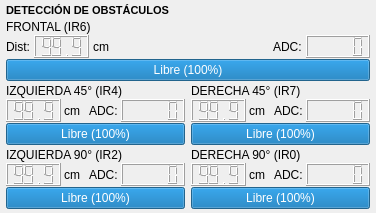
            <widget class="QFrame" name="frame_obstacle_readings">
             <layout class="QVBoxLayout" name="verticalLayout_obstacle_readings">
              <property name="spacing">
               <number>3</number>
              </property>
              <property name="leftMargin">
               <number>6</number>
              </property>
              <property name="topMargin">
               <number>4</number>
              </property>
              <property name="rightMargin">
               <number>6</number>
              </property>
              <property name="bottomMargin">
               <number>4</number>
              </property>
              <item>
               <widget class="QLabel" name="label_title_obstacle_readings">
                <property name="font">
                 <font>
                  <pointsize>8</pointsize>
                  <bold>true</bold>
                 </font>
                </property>
                <property name="text">
                 <string>DETECCIÓN DE OBSTÁCULOS</string>
                </property>
               </widget>
              </item>
              <item>
               <layout class="QVBoxLayout" name="verticalLayout_ir7">
                <property name="spacing">
                 <number>1</number>
                </property>
                <item>
                 <widget class="QLabel" name="ir7_label">
                  <property name="text">
                   <string>FRONTAL (IR6)</string>
                  </property>
                 </widget>
                </item>
                <item>
                 <layout class="QHBoxLayout" name="horizontalLayout_ir7_data">
                  <property name="spacing">
                   <number>4</number>
                  </property>
                  <item>
                   <widget class="QLabel" name="ir7_dist_label">
                    <property name="text">
                     <string>Dist:</string>
                    </property>
                   </widget>
                  </item>
                  <item>
                   <widget class="QLCDNumber" name="ir7_cm_data">
                    <property name="digitCount">
                     <number>4</number>
                    </property>
                    <property name="value" stdset="0">
                     <double>99.900000000000006</double>
                    </property>
                   </widget>
                  </item>
                  <item>
                   <widget class="QLabel" name="ir7_cm_unit">
                    <property name="text">
                     <string>cm</string>
                    </property>
                   </widget>
                  </item>
                  <item>
                   <spacer name="spacer_ir7">
                    <property name="orientation">
                     <enum>Qt::Orientation::Horizontal</enum>
                    </property>
                    <property name="sizeHint" stdset="0">
                     <size>
                      <width>10</width>
                      <height>10</height>
                     </size>
                    </property>
                   </spacer>
                  </item>
                  <item>
                   <widget class="QLabel" name="ir7_raw_tag">
                    <property name="text">
                     <string>ADC:</string>
                    </property>
                   </widget>
                  </item>
                  <item>
                   <widget class="QLCDNumber" name="ir7_data">
                    <property name="digitCount">
                     <number>5</number>
                    </property>
                   </widget>
                  </item>
                 </layout>
                </item>
                <item>
                 <widget class="QProgressBar" name="bar_ir7">
                  <property name="maximum">
                   <number>100</number>
                  </property>
                  <property name="value">
                   <number>100</number>
                  </property>
                  <property name="alignment">
                   <set>Qt::AlignmentFlag::AlignCenter</set>
                  </property>
                  <property name="textVisible">
                   <bool>true</bool>
                  </property>
                  <property name="format">
                   <string>Libre (100%)</string>
                  </property>
                 </widget>
                </item>
               </layout>
              </item>
              <item>
               <layout class="QHBoxLayout" name="horizontalLayout_ir_45">
                <property name="spacing">
                 <number>6</number>
                </property>
                <item>
                 <layout class="QVBoxLayout" name="verticalLayout_ir5">
                  <property name="spacing">
                   <number>1</number>
                  </property>
                  <item>
                   <widget class="QLabel" name="ir5_label">
                    <property name="text">
                     <string>IZQUIERDA 45° (IR4)</string>
                    </property>
                   </widget>
                  </item>
                  <item>
                   <layout class="QHBoxLayout" name="horizontalLayout_ir5_data">
                    <property name="spacing">
                     <number>3</number>
                    </property>
                    <item>
                     <widget class="QLCDNumber" name="ir5_cm_data">
                      <property name="digitCount">
                       <number>4</number>
                      </property>
                      <property name="value" stdset="0">
                       <double>99.900000000000006</double>
                      </property>
                     </widget>
                    </item>
                    <item>
                     <widget class="QLabel" name="ir5_cm_unit">
                      <property name="text">
                       <string>cm</string>
                      </property>
                     </widget>
                    </item>
                    <item>
                     <spacer name="spacer_ir5">
                      <property name="orientation">
                       <enum>Qt::Orientation::Horizontal</enum>
                      </property>
                      <property name="sizeHint" stdset="0">
                       <size>
                        <width>6</width>
                        <height>10</height>
                       </size>
                      </property>
                     </spacer>
                    </item>
                    <item>
                     <widget class="QLabel" name="ir5_raw_tag">
                      <property name="text">
                       <string>ADC:</string>
                      </property>
                     </widget>
                    </item>
                    <item>
                     <widget class="QLCDNumber" name="ir5_data">
                      <property name="digitCount">
                       <number>5</number>
                      </property>
                     </widget>
                    </item>
                   </layout>
                  </item>
                  <item>
                   <widget class="QProgressBar" name="bar_ir5">
                    <property name="maximum">
                     <number>100</number>
                    </property>
                    <property name="value">
                     <number>100</number>
                    </property>
                    <property name="alignment">
                     <set>Qt::AlignmentFlag::AlignCenter</set>
                    </property>
                    <property name="textVisible">
                     <bool>true</bool>
                    </property>
                    <property name="format">
                     <string>Libre (100%)</string>
                    </property>
                   </widget>
                  </item>
                 </layout>
                </item>
                <item>
                 <layout class="QVBoxLayout" name="verticalLayout_ir8">
                  <property name="spacing">
                   <number>1</number>
                  </property>
                  <item>
                   <widget class="QLabel" name="ir8_label">
                    <property name="text">
                     <string>DERECHA 45° (IR7)</string>
                    </property>
                   </widget>
                  </item>
                  <item>
                   <layout class="QHBoxLayout" name="horizontalLayout_ir8_data">
                    <property name="spacing">
                     <number>3</number>
                    </property>
                    <item>
                     <widget class="QLCDNumber" name="ir8_cm_data">
                      <property name="digitCount">
                       <number>4</number>
                      </property>
                      <property name="value" stdset="0">
                       <double>99.900000000000006</double>
                      </property>
                     </widget>
                    </item>
                    <item>
                     <widget class="QLabel" name="ir8_cm_unit">
                      <property name="text">
                       <string>cm</string>
                      </property>
                     </widget>
                    </item>
                    <item>
                     <spacer name="spacer_ir8">
                      <property name="orientation">
                       <enum>Qt::Orientation::Horizontal</enum>
                      </property>
                      <property name="sizeHint" stdset="0">
                       <size>
                        <width>6</width>
                        <height>10</height>
                       </size>
                      </property>
                     </spacer>
                    </item>
                    <item>
                     <widget class="QLabel" name="ir8_raw_tag">
                      <property name="text">
                       <string>ADC:</string>
                      </property>
                     </widget>
                    </item>
                    <item>
                     <widget class="QLCDNumber" name="ir8_data">
                      <property name="digitCount">
                       <number>5</number>
                      </property>
                     </widget>
                    </item>
                   </layout>
                  </item>
                  <item>
                   <widget class="QProgressBar" name="bar_ir8">
                    <property name="maximum">
                     <number>100</number>
                    </property>
                    <property name="value">
                     <number>100</number>
                    </property>
                    <property name="alignment">
                     <set>Qt::AlignmentFlag::AlignCenter</set>
                    </property>
                    <property name="textVisible">
                     <bool>true</bool>
                    </property>
                    <property name="format">
                     <string>Libre (100%)</string>
                    </property>
                   </widget>
                  </item>
                 </layout>
                </item>
               </layout>
              </item>
              <item>
               <layout class="QHBoxLayout" name="horizontalLayout_ir_90">
                <property name="spacing">
                 <number>6</number>
                </property>
                <item>
                 <layout class="QVBoxLayout" name="verticalLayout_ir3">
                  <property name="spacing">
                   <number>1</number>
                  </property>
                  <item>
                   <widget class="QLabel" name="ir3_label">
                    <property name="text">
                     <string>IZQUIERDA 90° (IR2)</string>
                    </property>
                   </widget>
                  </item>
                  <item>
                   <layout class="QHBoxLayout" name="horizontalLayout_ir3_data">
                    <property name="spacing">
                     <number>3</number>
                    </property>
                    <item>
                     <widget class="QLCDNumber" name="ir3_cm_data">
                      <property name="digitCount">
                       <number>4</number>
                      </property>
                      <property name="value" stdset="0">
                       <double>99.900000000000006</double>
                      </property>
                     </widget>
                    </item>
                    <item>
                     <widget class="QLabel" name="ir3_cm_unit">
                      <property name="text">
                       <string>cm</string>
                      </property>
                     </widget>
                    </item>
                    <item>
                     <spacer name="spacer_ir3">
                      <property name="orientation">
                       <enum>Qt::Orientation::Horizontal</enum>
                      </property>
                      <property name="sizeHint" stdset="0">
                       <size>
                        <width>6</width>
                        <height>10</height>
                       </size>
                      </property>
                     </spacer>
                    </item>
                    <item>
                     <widget class="QLabel" name="ir3_raw_tag">
                      <property name="text">
                       <string>ADC:</string>
                      </property>
                     </widget>
                    </item>
                    <item>
                     <widget class="QLCDNumber" name="ir3_data">
                      <property name="digitCount">
                       <number>5</number>
                      </property>
                     </widget>
                    </item>
                   </layout>
                  </item>
                  <item>
                   <widget class="QProgressBar" name="bar_ir3">
                    <property name="maximum">
                     <number>100</number>
                    </property>
                    <property name="value">
                     <number>100</number>
                    </property>
                    <property name="alignment">
                     <set>Qt::AlignmentFlag::AlignCenter</set>
                    </property>
                    <property name="textVisible">
                     <bool>true</bool>
                    </property>
                    <property name="format">
                     <string>Libre (100%)</string>
                    </property>
                   </widget>
                  </item>
                 </layout>
                </item>
                <item>
                 <layout class="QVBoxLayout" name="verticalLayout_ir1">
                  <property name="spacing">
                   <number>1</number>
                  </property>
                  <item>
                   <widget class="QLabel" name="ir1_label">
                    <property name="text">
                     <string>DERECHA 90° (IR0)</string>
                    </property>
                   </widget>
                  </item>
                  <item>
                   <layout class="QHBoxLayout" name="horizontalLayout_ir1_data">
                    <property name="spacing">
                     <number>3</number>
                    </property>
                    <item>
                     <widget class="QLCDNumber" name="ir1_cm_data">
                      <property name="digitCount">
                       <number>4</number>
                      </property>
                      <property name="value" stdset="0">
                       <double>99.900000000000006</double>
                      </property>
                     </widget>
                    </item>
                    <item>
                     <widget class="QLabel" name="ir1_cm_unit">
                      <property name="text">
                       <string>cm</string>
                      </property>
                     </widget>
                    </item>
                    <item>
                     <spacer name="spacer_ir1">
                      <property name="orientation">
                       <enum>Qt::Orientation::Horizontal</enum>
                      </property>
                      <property name="sizeHint" stdset="0">
                       <size>
                        <width>6</width>
                        <height>10</height>
                       </size>
                      </property>
                     </spacer>
                    </item>
                    <item>
                     <widget class="QLabel" name="ir1_raw_tag">
                      <property name="text">
                       <string>ADC:</string>
                      </property>
                     </widget>
                    </item>
                    <item>
                     <widget class="QLCDNumber" name="ir1_data">
                      <property name="digitCount">
                       <number>5</number>
                      </property>
                     </widget>
                    </item>
                   </layout>
                  </item>
                  <item>
                   <widget class="QProgressBar" name="bar_ir1">
                    <property name="maximum">
                     <number>100</number>
                    </property>
                    <property name="value">
                     <number>100</number>
                    </property>
                    <property name="alignment">
                     <set>Qt::AlignmentFlag::AlignCenter</set>
                    </property>
                    <property name="textVisible">
                     <bool>true</bool>
                    </property>
                    <property name="format">
                     <string>Libre (100%)</string>
                    </property>
                   </widget>
                  </item>
                 </layout>
                </item>
               </layout>
              </item>
             </layout>
            </widget>
